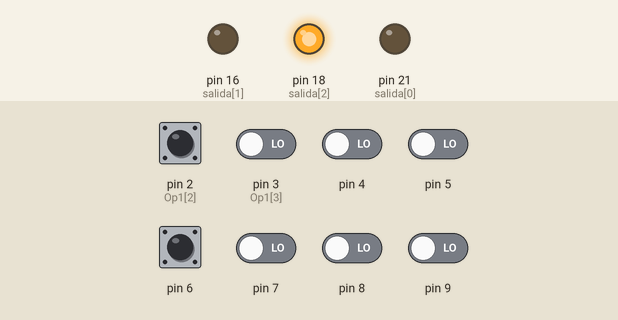
Bench run of a program on a simulated MicroPython board. On the bench: output pins drawn as LEDs (lit = HIGH). Inputs (shaded band) come from the test bench; at power-on: pin 2 (Op1[2]), pin 3 (Op1[3]), pin 4–9 LOW.

Above: at 1.2 s.
1.3 s: pin 2 (Op1[2]) pulled HIGH for 0.6 s
At 1.9 s:
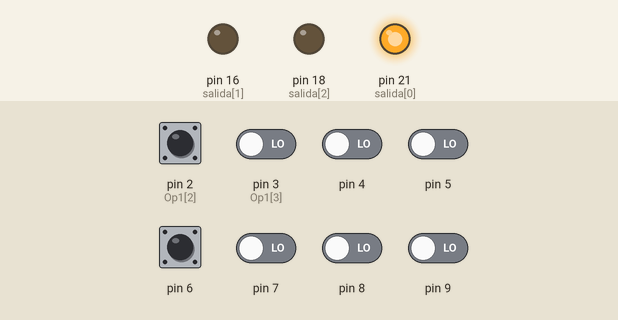
3.5 s: pin 6 pulled HIGH for 0.6 s
At 3.9 s:
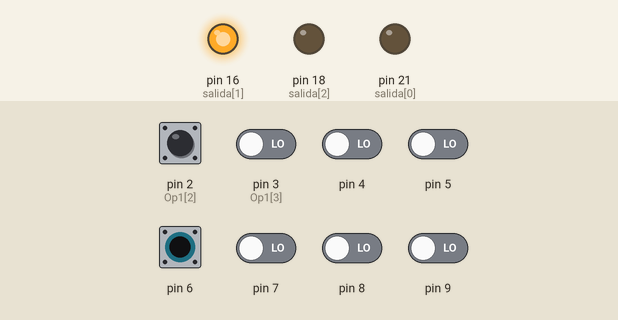
Timing chart, 0 to 6.5 s (numbered marks = the images above; inputs shaded):
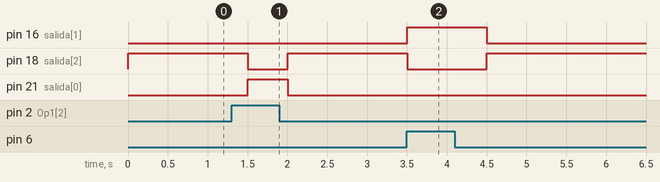

The program:

comparador_4bit_pines.py
```python
from machine import Pin
from utime import sleep


Op1 = [Pin(i+2, Pin.IN, Pin.PULL_DOWN) for i in range(4)] #primer arreglo de pines
Op2 = [Pin(i+6, Pin.IN, Pin.PULL_DOWN) for i in range(4)] #segundo arreglo de pines

salida = [Pin(21, Pin.OUT), Pin(16, Pin.OUT), Pin(18, Pin.OUT)] #pin de salida

def comparar_valor(op1,op2):
    resultado = 0
    # Comparar desde el bit más significativo (MSB) al menos significativo (LSB)
    for i, j in zip(reversed(op1), reversed(op2)):
        if i.value() != j.value():
            if i.value() > j.value():
                resultado = 1
            elif i.value() < j.value():
                resultado = 2
            break
    return resultado

while True:
    res = comparar_valor(Op1, Op2)
    if res == 1:
        salida[0].value(1)
        salida[1].value(0)
        salida[2].value(0)
    elif res == 2:
        salida[0].value(0)
        salida[1].value(1)
        salida[2].value(0)
    else:
        salida[0].value(0)
        salida[1].value(0)
        salida[2].value(1)
    sleep(0.5)
```

Measured:
- after the input at 1.3 s, pin 18 (salida[2]): HIGH → LOW after 0.20 s, → HIGH 0.50 s later; pin 21 (salida[0]): LOW → HIGH after 0.20 s, → LOW 0.50 s later
- after the input at 3.5 s, pin 16 (salida[1]): LOW → HIGH at once, → LOW 1.0 s later; pin 18 (salida[2]): HIGH → LOW at once, → HIGH 1.0 s later
